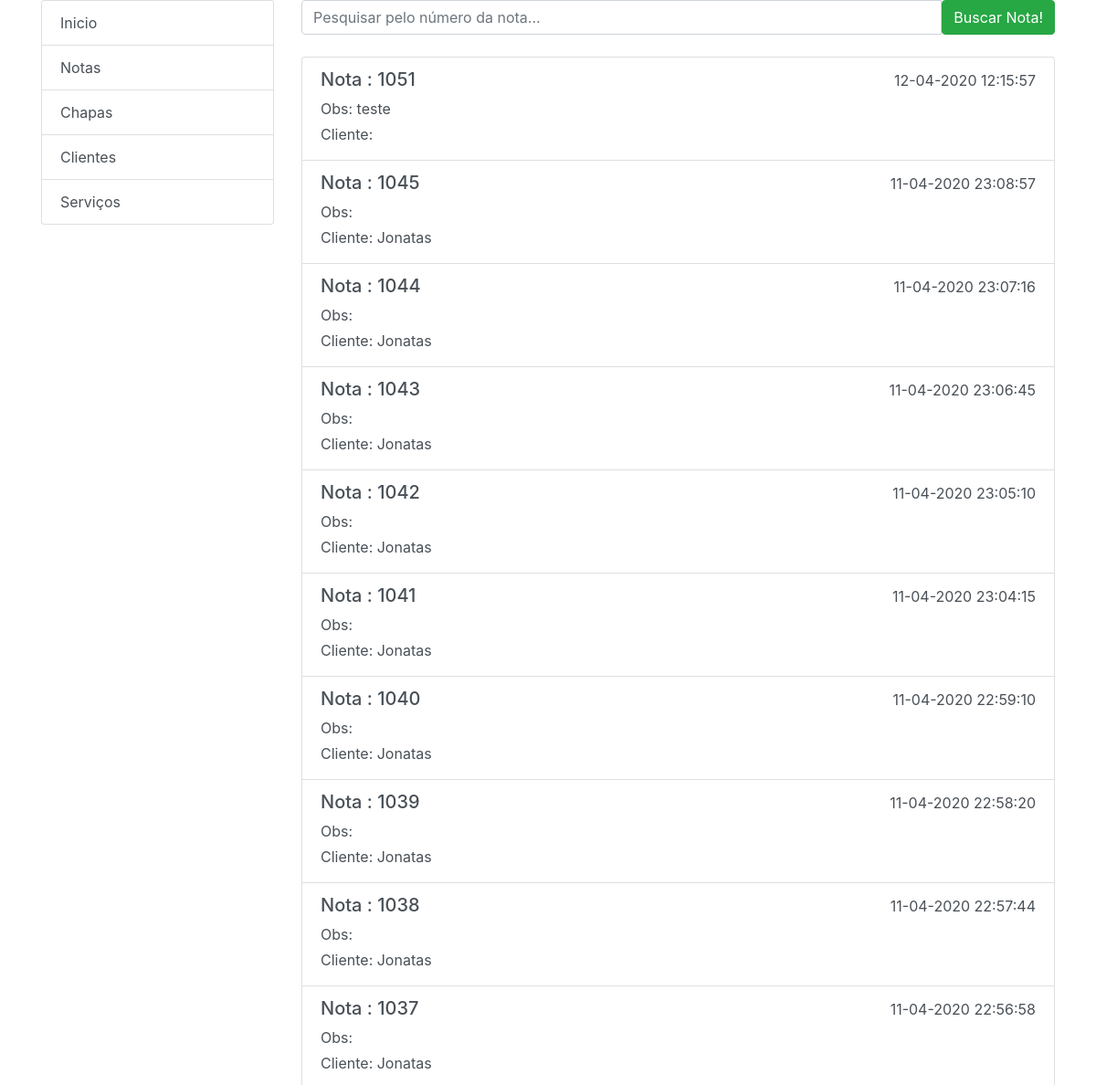
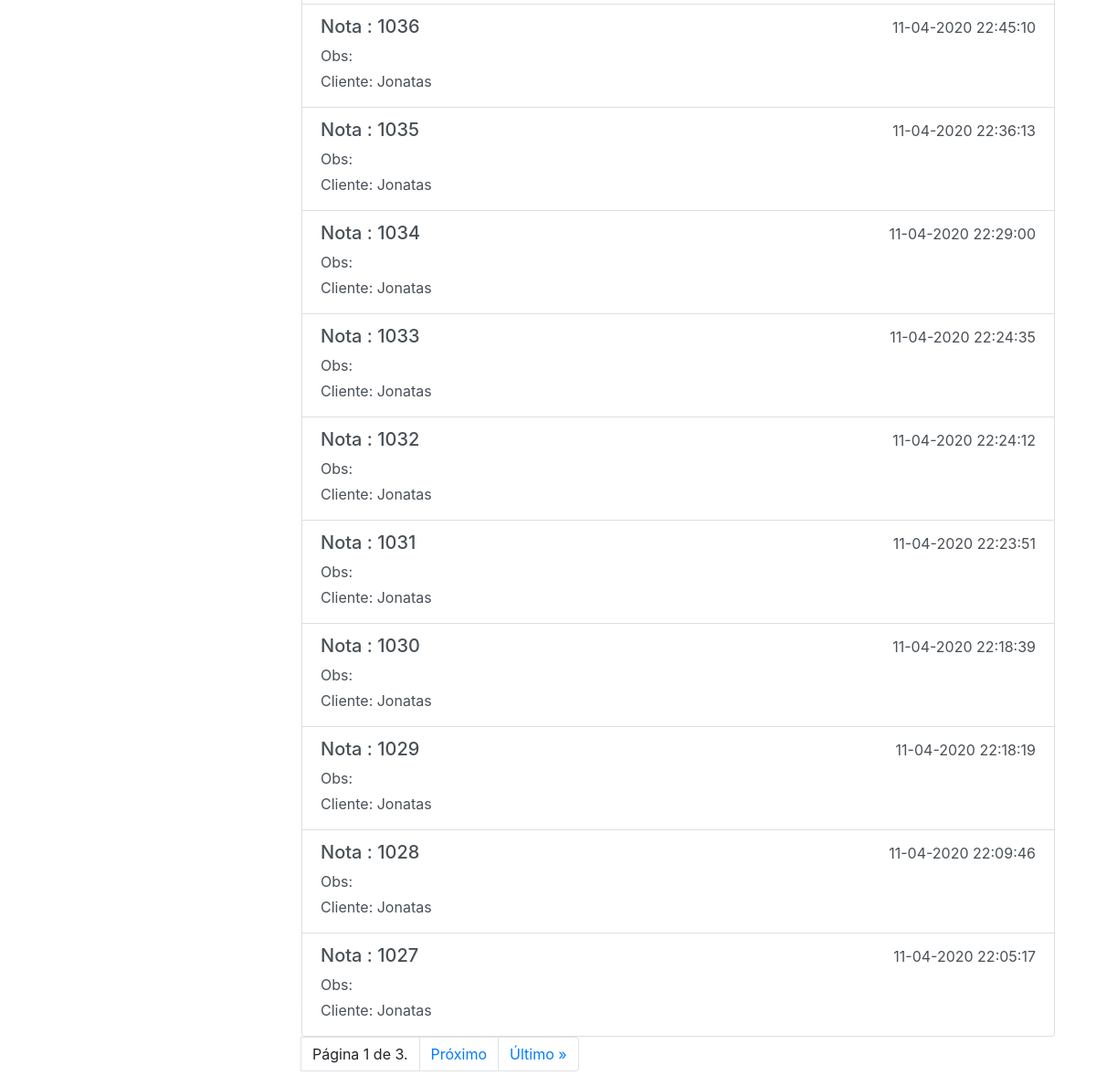
Screenshot of /notas/ with the database file from the repository (2 pictures, top to bottom).
### core/models.py (models this page shows, shortened)
class Nota(models.Model):
    desconto = models.FloatField('Desconto', null=True, blank=False,default=0)
    numero = models.IntegerField('Numero Nota',null=True,blank=False,default=0)
    created_at = models.DateTimeField('Criado em', auto_now_add=True, null=True)
    uploaded_at = models.DateTimeField('Atualizado em', auto_now=True, null=True)
    obs = models.TextField('Observações', null=True, blank=True)
    servico = models.ManyToManyField(Servico, through='GrupoNotaServico', null=True)
    STATUS_CHOICE = (
        (0, 'Em aberto'),
        (1, 'Pago'),
    )
    status = models.IntegerField('Situação', choices=STATUS_CHOICE, default=0, blank=True)
    @property
    def numero(self):
        return (self.id + 1000)
    def get_absolute_url(self):
        return reverse(
            'nota_especifica',
            args=[self.id]
    )
    class Meta:
        verbose_name = "Nota"
        verbose_name_plural = "Notas"
        ordering = ['-created_at']

class Servico(models.Model):
    nome = models.CharField('Nome Serviço', max_length=200)
    cliente = models.ForeignKey(Cliente, verbose_name='Cliente', related_name='clientes',on_delete=models.PROTECT)
    chapa = models.ForeignKey(Chapa, verbose_name='Chapa', related_name='servico', on_delete=models.PROTECT)
    quantidade = models.IntegerField('Quantidade',null=False)
    created_at = models.DateTimeField('Criado em', auto_now_add=True, null=True)
    uploaded_at = models.DateTimeField('Atualizado em', auto_now=True, null=True)
    class Meta:
        verbose_name = "Servico"
        verbose_name_plural = "Servicos"
        ordering = ['-created_at']

class Cliente(models.Model):
    nome = models.CharField('* Nome / Empresa',max_length=200)
    email = models.EmailField('* Email',max_length=100,null=True,blank=True)
    telefone = models.CharField('* Fone',max_length=20,null=True,blank=True)
    cnpj = models.CharField('CNPJ',max_length=40,null=True,blank=True)
    cpf = models.CharField('CPF',max_length=40,null=True,blank=True)
    rua = models.CharField('Rua',max_length=40,null=True,blank=True)
    bairro = models.CharField('Bairro',max_length=40,null=True,blank=True)
    numero = models.IntegerField('Numero',null=True,blank=True)
    cidade = models.CharField('Cidade',max_length=40,null=True,blank=True)
    estado = models.CharField('Estado',max_length=40,null=True,blank=True)
    cep = models.CharField('Cep',max_length=40,null=True,blank=True)
    created_at = models.DateTimeField('Criado em', auto_now_add=True,null=True)
    uploaded_at = models.DateTimeField('Atualizado em', auto_now=True,null=True)
    nota = models.ManyToManyField('Nota', through='GrupoClienteNota', null=True)
    def __str__(self):
        return self.nome
    class Meta:
        verbose_name = "Cliente"
        verbose_name_plural = "Clientes"
        ordering = ['-created_at']

### core/views.py (the view)
# urls.py: path('notas/', views.notas, name='notas'),
def notas(request):
    notas = Nota.objects.all()
    paginator = Paginator(notas, 20)  # Show 20 contacts per page.
    page_number = request.GET.get('page')
    page_obj = paginator.get_page(page_number)
    return render(request, 'notas.html', {'page_obj': page_obj})

### core/templates/notas.html (shortened to what this page needs)
{% extends "layout.html" %}
{% load static %}
{% block content %}
<form action="/busca_nota/" method="post">{% csrf_token %}
    <div class="input-group">
      <input type="text" class="form-control" name="campo_busca" placeholder="Pesquisar pelo número da nota...">
      <span class="input-group-btn">
        <button class="btn btn-success" type="submit">Buscar Nota!</button>
      </span>
    </div>
</form>
<br>
<div class="list-group">
    {% for nota in page_obj %}
    <a href="{{ nota.get_absolute_url }}" class="list-group-item list-group-item-action">
        <div class="d-flex w-100 justify-content-between">
          <h5 class="mb-1">Nota : {{ nota.numero }}</h5>
          <h5><small>{{ nota.created_at|date:"d-m-Y H:i:s"   }}</small></h5>
        </div>
        <p class="mb-1">Obs: {{ nota.obs }}</p>
        <p class="mb-1">Cliente: {{ nota.servico.first.cliente }}</p>
    </a>
    {% endfor %}
</div>
<nav aria-label="...">
  <ul class="pagination">
      <li class="page-item">
          <a class="page-link">Página {{ page_obj.number }} de {{ page_obj.paginator.num_pages }}.</a>
      </li>
    <li class="page-item">
        {% if page_obj.has_next %}
            <a class="page-link" href="?page={{ page_obj.next_page_number }}">Próximo</a>
        {% endif %}
    </li>
      <li class="page-item">
        {% if page_obj.has_next %}
            <a class="page-link" href="?page={{ page_obj.paginator.num_pages }}">Último &raquo;</a>
        {% endif %}
    </li>
  </ul>
</nav>
{% endblock %}

### rows the page displays
Nota: numero "1051", created_at "12-04-2020 12:15:57", obs "teste"
Nota: numero "1045", created_at "11-04-2020 23:08:57", servico.first.cliente "Jonatas"
Nota: numero "1044", created_at "11-04-2020 23:07:16", servico.first.cliente "Jonatas"
Nota: numero "1043", created_at "11-04-2020 23:06:45", servico.first.cliente "Jonatas"
Nota: numero "1042", created_at "11-04-2020 23:05:10", servico.first.cliente "Jonatas"
Nota: numero "1041", created_at "11-04-2020 23:04:15", servico.first.cliente "Jonatas"
Nota: numero "1040", created_at "11-04-2020 22:59:10", servico.first.cliente "Jonatas"
Nota: numero "1039", created_at "11-04-2020 22:58:20", servico.first.cliente "Jonatas"
Nota: numero "1038", created_at "11-04-2020 22:57:44", servico.first.cliente "Jonatas"
Nota: numero "1037", created_at "11-04-2020 22:56:58", servico.first.cliente "Jonatas"
Nota: numero "1036", created_at "11-04-2020 22:45:10", servico.first.cliente "Jonatas"
Nota: numero "1035", created_at "11-04-2020 22:36:13", servico.first.cliente "Jonatas"
Nota: numero "1034", created_at "11-04-2020 22:29:00", servico.first.cliente "Jonatas"
Nota: numero "1033", created_at "11-04-2020 22:24:35", servico.first.cliente "Jonatas"
Nota: numero "1032", created_at "11-04-2020 22:24:12", servico.first.cliente "Jonatas"
Nota: numero "1031", created_at "11-04-2020 22:23:51", servico.first.cliente "Jonatas"
Nota: numero "1030", created_at "11-04-2020 22:18:39", servico.first.cliente "Jonatas"
Nota: numero "1029", created_at "11-04-2020 22:18:19", servico.first.cliente "Jonatas"
Nota: numero "1028", created_at "11-04-2020 22:09:46", servico.first.cliente "Jonatas"
Nota: numero "1027", created_at "11-04-2020 22:05:17", servico.first.cliente "Jonatas"

### other values shown
{{ page_obj.number }} "1"
{{ page_obj.paginator.num_pages }} "3"
